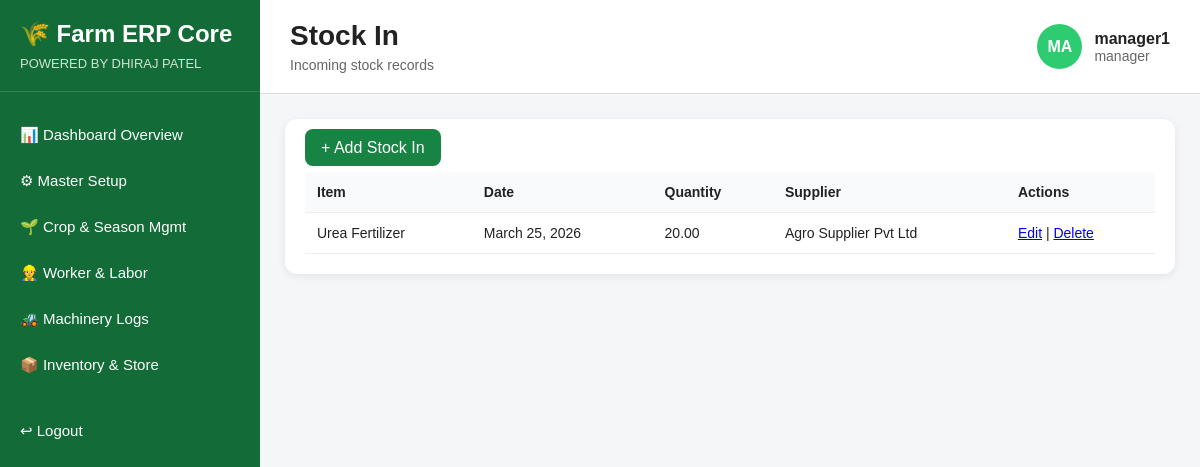
/inventory/stock-in/ (signed in), run on the app's committed database.
### accounts/models.py (models this page shows, shortened)
class User(AbstractUser):
    ROLE_CHOICES = (
        ('admin', 'Admin'),
        ('manager', 'Manager'),
        ('supervisor', 'Supervisor'),
        ('storekeeper', 'Storekeeper'),
        ('accountant', 'Accountant'),
        ('sales', 'Sales'),
        ('field_staff', 'Field Staff'),
    )
    role = models.CharField(max_length=20, choices=ROLE_CHOICES, default='field_staff')
    phone = models.CharField(max_length=15, blank=True, null=True)

### inventory/models.py (models this page shows, shortened)
class StockIn(models.Model):
    item = models.ForeignKey(InventoryItem, on_delete=models.CASCADE)
    date = models.DateField()
    quantity = models.DecimalField(max_digits=10, decimal_places=2)
    supplier = models.CharField(max_length=100)

class InventoryItem(models.Model):
    name = models.CharField(max_length=100)
    category = models.CharField(max_length=50)
    unit = models.CharField(max_length=20)
    quantity = models.DecimalField(max_digits=10, decimal_places=2)
    minimum_stock = models.DecimalField(max_digits=10, decimal_places=2)

### inventory/views.py (the view)
# urls.py: path('stock-in/', views.stock_in_list, name='stock_in_list'),
@role_required(['admin', 'manager', 'storekeeper'])
def stock_in_list(request):
    records = StockIn.objects.all()
    return render(request, 'inventory/stock_in_list.html', {'records': records})

### templates/inventory/stock_in_list.html (shortened to what this page needs)
{% extends 'base/erp_base.html' %}
{% block page_title %}Stock In{% endblock %}
{% block page_subtitle %}Incoming stock records{% endblock %}
{% block content %}
<div class="section-box">
    <div style="margin-bottom:15px;">
        <a href="{% url 'add_stock_in' %}" style="padding:10px 16px; background:#178443; color:white; text-decoration:none; border-radius:8px;">+ Add Stock In</a>
    </div>
    <table>
        <tr><th>Item</th><th>Date</th><th>Quantity</th><th>Supplier</th><th>Actions</th></tr>
        {% for record in records %}
        <tr>
            <td>{{ record.item.name }}</td>
            <td>{{ record.date }}</td>
            <td>{{ record.quantity }}</td>
            <td>{{ record.supplier }}</td>
            <td><a href="{% url 'edit_stock_in' record.id %}">Edit</a> | <a href="{% url 'delete_stock_in' record.id %}">Delete</a></td>
        </tr>
        {% endfor %}
    </table>
</div>
{% endblock %}

### templates/base/erp_base.html (shortened to what this page needs)
{% load static %}
<!DOCTYPE html>
<html lang="en">
<head>
    <link rel="stylesheet" href="{% static 'css/dashboard.css' %}">
</head>
<body>
    <div class="erp-container">
        <aside class="sidebar">
            <div class="sidebar-brand">
                <h2>🌾 Farm ERP Core</h2>
                <p>POWERED BY DHIRAJ PATEL</p>
            </div>
            <nav class="sidebar-menu">
                {% if request.user.role == 'manager' %}
                    <a href="{% url 'manager_dashboard' %}" class="menu-item">📊 Dashboard Overview</a>
                    <a href="{% url 'master_dashboard' %}" class="menu-item">⚙ Master Setup</a>
                    <a href="{% url 'crop_season_dashboard' %}" class="menu-item">🌱 Crop &amp; Season Mgmt</a>
                    <a href="{% url 'labor_dashboard' %}" class="menu-item">👷 Worker &amp; Labor</a>
                    <a href="{% url 'machinery_dashboard' %}" class="menu-item">🚜 Machinery Logs</a>
                    <a href="{% url 'inventory_dashboard' %}" class="menu-item">📦 Inventory &amp; Store</a>
                {% endif %}
                <a href="{% url 'logout' %}" class="menu-item logout-btn">↩ Logout</a>
            </nav>
        </aside>
        <main class="main-content">
            <header class="topbar">
                <div>
                    <h1>{% block page_title %}Dashboard{% endblock %}</h1>
                    <p>{% block page_subtitle %}Farm ERP Overview{% endblock %}</p>
                </div>
                <div class="topbar-user">
                    <div class="user-circle">
                        {{ request.user.username|slice:":2"|upper }}
                    </div>
                    <div>
                        <h4>{{ request.user.username }}</h4>
                        <p>{{ request.user.role }}</p>
                    </div>
                </div>
            </header>
            <section class="content-area">
                {% block content %}{% endblock %}
            </section>
        </main>
    </div>
</body>
</html>

### static/css/dashboard.css (style rules this page uses)
* { margin: 0; padding: 0; box-sizing: border-box; }
body { font-family: Arial, sans-serif; background-color: #f4f6f8; color: #222; }
.erp-container { display: flex; min-height: 100vh; }
.sidebar { width: 260px; background: #136c37; color: white; padding: 20px 0; display: flex; flex-direction: column; }
.sidebar-brand { padding: 0 20px 20px; border-bottom: 1px solid rgba(255,255,255,0.15); }
.sidebar-brand h2 { font-size: 24px; margin-bottom: 8px; }
.sidebar-brand p { font-size: 13px; opacity: 0.8; }
.sidebar-menu { margin-top: 20px; display: flex; flex-direction: column; }
.menu-item { color: white; text-decoration: none; padding: 14px 20px; font-size: 15px; transition: 0.3s; }
.logout-btn { margin-top: 20px; }
.main-content { flex: 1; display: flex; flex-direction: column; }
.topbar { background: white; padding: 20px 30px; display: flex; justify-content: space-between; align-items: center; border-bottom: 1px solid #ddd; }
.topbar h1 { font-size: 28px; margin-bottom: 5px; }
.topbar p { color: #666; font-size: 14px; }
.topbar-user { display: flex; align-items: center; gap: 12px; }
.user-circle { width: 45px; height: 45px; background: #2ecc71; color: white; border-radius: 50%; display: flex; align-items: center; justify-content: center; font-weight: bold; text-transform: uppercase; }
.content-area { padding: 25px; }
.section-box { background: white; border-radius: 12px; padding: 20px; box-shadow: 0 2px 8px rgba(0,0,0,0.08); margin-bottom: 20px; }
table { width: 100%; border-collapse: collapse; }
table th, table td { text-align: left; padding: 12px; border-bottom: 1px solid #eee; font-size: 14px; }
table th { background-color: #f8fafc; font-weight: bold; }

### data on the page
User: user.username "MA", user.username "manager1", user.role "manager"
StockIn: item.name "Urea Fertilizer", date "March 25, 2026", quantity "20.00", supplier "Agro Supplier Pvt Ltd"
